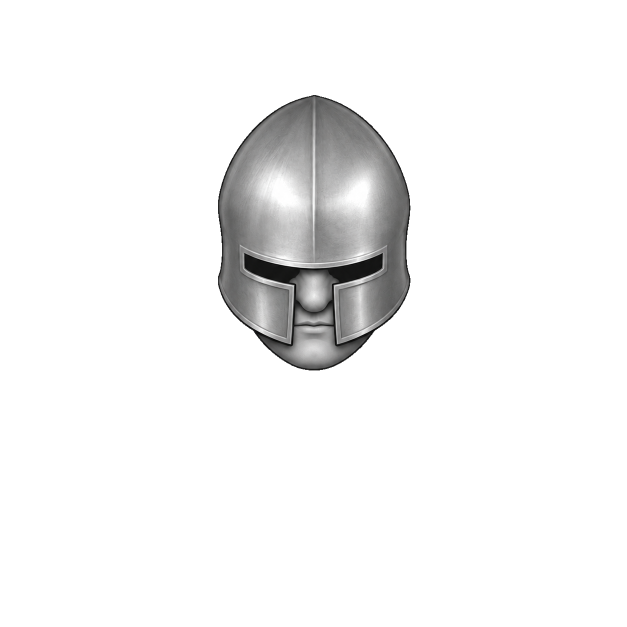
#> input picture kit-personnages/nain/tete/head_barbute_shaved_90.png, 1254 x 1254 px, given in place of body1.png, which was not available (shown at 1/2 size)
$ python full.py
#> lines starting #> are read from the running program, lines starting #| are printed output that depends on the picture; after the words box and inside, x2 and y2 are one past the last pixel; in counts of white or black regions, pixels touching at a corner belong together
### kit-personnages/outils/kit.py
# Masques affinés pour toutes les pièces + teinte
from PIL import Image,ImageFilter
import numpy as np
from scipy import ndimage as ndi
from skimage.segmentation import watershed
import seg
PAL={1:(255,128,0),2:(0,90,255),3:(0,210,70),5:(255,32,48),6:(255,217,0),4:(128,128,128)}   # 1 peau 2 cheveux 3 barbe 4 métal 5 tissu 6 cuir
def refine(n,er=2):
    im=np.array(Image.open(f'assets/{n}.png').convert('RGBA')).astype(float);al=im[...,3]>40
    i=np.array(Image.open(f'assets/{n}_id.png').convert('RGBA')).astype(int)
    lum=ndi.gaussian_filter(im[...,:3].mean(-1),0.8);mk=np.zeros(al.shape,int)
    for l,rgb in PAL.items():
        m=(np.abs(i[...,:3]-np.array(rgb)).sum(-1)<40)&al
        if m.any(): mk[ndi.binary_erosion(m,iterations=er)]=l
    return watershed(255-lum,mk,mask=al)
LAB={}
def labels(n):
    if n not in LAB: LAB[n]=np.load('head_fix_lab.npy') if n.startswith('head') else refine(n)
    return LAB[n]
G={1:.8,2:.75,3:.75,5:.75,6:.7}
HEAD=None                                   # (nom, couleurs en plus) : remplace la tête tressée par une autre tête de heads.py
def tint(n,cols):
    if n.startswith('head') and HEAD:
        import heads;return heads.tint(HEAD[0],{**{k:v for k,v in cols.items() if k in (1,2,3)},4:'#9aa0a6',**HEAD[1]})
    a=np.array(Image.open('assets/head_fix.png' if n.startswith('head') else f'assets/{n}.png').convert('RGBA')).astype(float);lab=labels(n)
    lum=(a[...,0]*.3+a[...,1]*.59+a[...,2]*.11)/255;out=a.copy()
    for l,col in cols.items():
        m=lab==l
        if not m.any(): continue
        w=np.array(Image.fromarray((m*255).astype('uint8')).filter(ImageFilter.GaussianBlur(0.7))).astype(float)/255
        if n.startswith('head') and l in (1,3):      # joues : la peau se fond dans les favoris, sans coupure nette
            w3=np.array(Image.fromarray((m*255).astype('uint8')).filter(ImageFilter.GaussianBlur(2.6))).astype(float)/255
            Y,X=np.mgrid[0:512,0:512];z=((X<216)|(X>296))&(Y>246)&(Y<282);zs=np.array(Image.fromarray((z*255).astype('uint8')).filter(ImageFilter.GaussianBlur(2))).astype(float)/255
            w=w*(1-zs)+w3*zs
        f=np.clip(lum/lum[m].mean()*G[l],0,1.35);C=np.array([int(col[j:j+2],16) for j in (1,3,5)],float)
        for j in range(3): out[...,j]=out[...,j]*(1-w)+np.clip(C[j]*f,0,255)*w
    o_=Image.fromarray(out.astype('uint8'))
    if n.startswith('head'):
        import heads;o_=heads.raise_(o_,heads.RAISE['fix'])      # règle de hauteur : sourcils sur la ligne des épaules
    return o_
ORDER=['boots_dwarf_90','arm_right_dwarf_relaxed_90','arm_left_dwarf_relaxed_90','body_dwarf_relaxed_90','head_dwarf_braided_90']
# [4 lines left out: function char, not called in this run]
# [6 lines that do not run on import are left out]

### kit-personnages/outils/full.py
import sys
from PIL import Image,ImageFilter
import numpy as np
from scipy import ndimage as ndi
from skimage.segmentation import watershed
import kit
def seg(path,seeds,r=9):
#> called with path = '../cc/body1.png', r = 9
    a=np.array(Image.open(path).convert('RGBA')).astype(float);al=a[...,3]>60;lum=a[...,:3].mean(-1)
#> after `al = a[..., 3] > 60`:
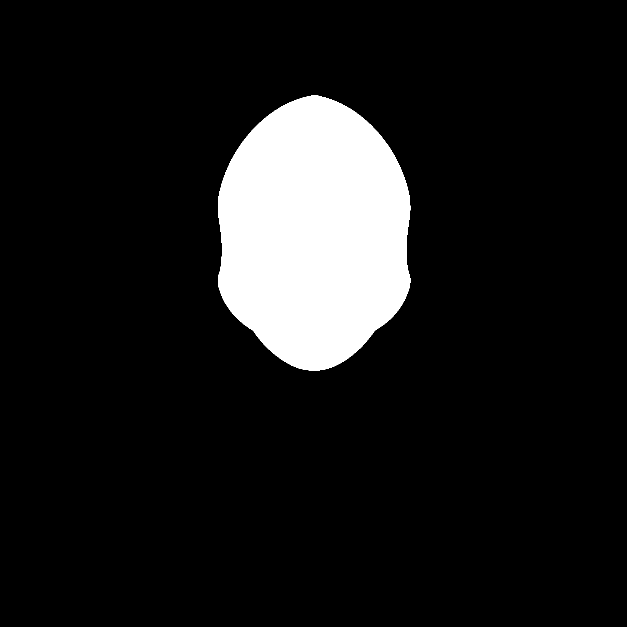
#> al: shape (1254, 1254) bool (shown at 1/2 size); 10.5% white; 1 white region, box (x1, y1, x2, y2) and area: (436, 190, 821, 741) 165151
    mk=np.zeros(al.shape,int);yy,xx=np.mgrid[0:al.shape[0],0:al.shape[1]]
    for l,pts in seeds.items():
        for x,y in pts: mk[(xx-x)**2+(yy-y)**2<r*r]=l
    mk[~al]=0;return a,watershed(255-ndi.gaussian_filter(lum,1.2),mk,mask=al)
G={1:.8,5:.72,7:.6}
def tint(a,lab,cols):
    lum=(a[...,0]*.3+a[...,1]*.59+a[...,2]*.11)/255;out=a.copy()
    for l,col in cols.items():
        m=lab==l
        if not m.any(): continue
        w=np.array(Image.fromarray((m*255).astype('uint8')).filter(ImageFilter.GaussianBlur(1.2))).astype(float)/255
        f=np.clip(lum/lum[m].mean()*G[l],0,1.4);C=np.array([int(col[j:j+2],16) for j in (1,3,5)],float)
        for j in range(3): out[...,j]=out[...,j]*(1-w)+np.clip(C[j]*f,0,255)*w
    return Image.fromarray(out.astype('uint8'))
SEED1={1:[(215,840),(1040,840),(180,860),(1075,860)],
 4:[(180,750),(1075,760),(130,740),(1120,745),(230,765),(1020,770),(622,925),(622,960),(622,1030)],
 5:[(300,600),(950,600),(450,500),(800,500),(400,900),(850,900),(350,1000),(900,1000),(450,300),(800,300),(620,1165),(250,500),(1000,500),(500,1100),(750,1100),(420,620),(830,620),(620,210)],
 7:[(620,500),(620,700),(560,330),(690,330),(600,820),(650,820),(620,1100)]}
def place(img,s,neck,tgt=(256,229)):
    w,h=img.size;im=img.resize((round(w*s),round(h*s)),Image.LANCZOS);o=Image.new('RGBA',(512,512));o.paste(im,(round(tgt[0]-neck[0]*s),round(tgt[1]-neck[1]*s)));return o
def char(body,cols,bdy=0):
    c=Image.new('RGBA',(512,512));b=kit.tint('boots_dwarf_90',cols);t=Image.new('RGBA',(512,512));t.paste(b,(0,bdy));c.alpha_composite(t)
    c.alpha_composite(body);c.alpha_composite(kit.tint('head_dwarf_braided_90',cols));return c
if __name__=='__main__':
    a,lab=seg('../cc/body1.png',SEED1)
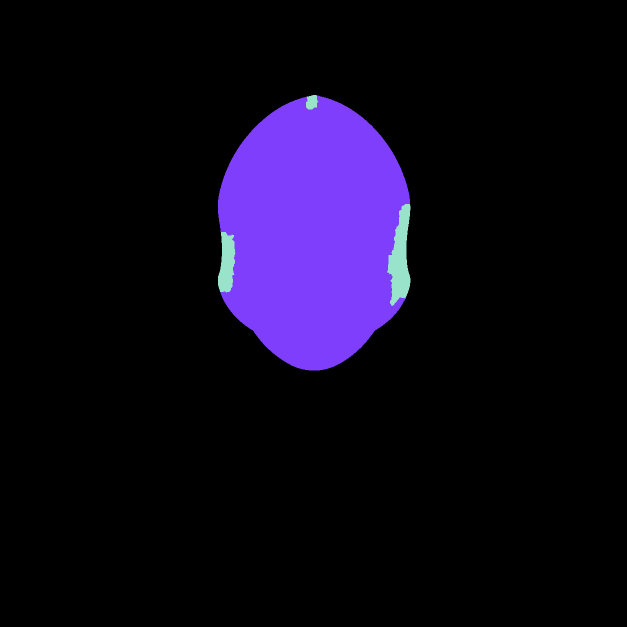
#> lab: shape (1254, 1254) int64 (shown at 1/2 size); 3 distinct labels, from 0 to 7; one colour per label, 0 black
    V=[('#2f6a34','#c98f6a','#8a4a22','#3a2e26'),('#2d4a7a','#8a5a3c','#b9b3aa','#5a4632')]
    O=Image.new('RGBA',(512*4,512),(140,105,70,255))
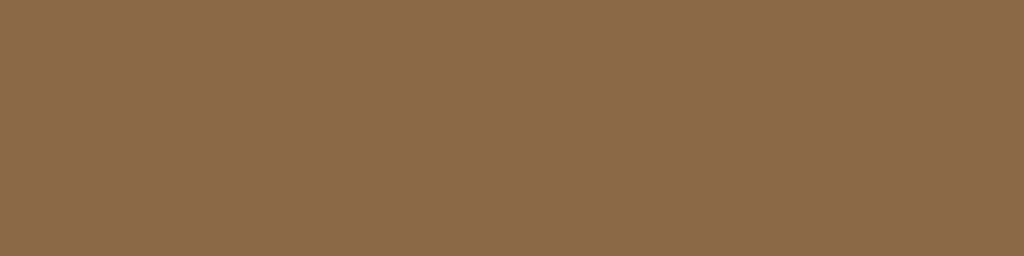
#> O: PIL image 2048x512 RGBA (shown at 1/2 size); mean R, G, B, A 140, 105, 70, 255
    for i,(s,ny,bd) in enumerate([(0.25,330,0),(0.27,330,10),(0.27,360,0),(0.29,360,14)]):
        cl,sk,hr,inn=V[i%2];cols={5:cl,1:sk,2:hr,3:hr,6:'#3a2a1c'}
        body=place(tint(a,lab,{5:cl,1:sk,7:inn}),s,(625,ny));O.alpha_composite(char(body,cols,bd),(i*512,0))
#> the loop in tint, `for l,col in cols.items():` made 3 passes
#> (l, col, C) on passes 1, 3: (5, '#2f6a34', [47, 106, 52]), (7, '#3a2e26', [58, 46, 38])
#> (l, col) on pass 2: (1, '#c98f6a')
#> pass 1, in tint, `f = np.clip(lum / lum[m].mean() * G[l], 0, 1.4)`:
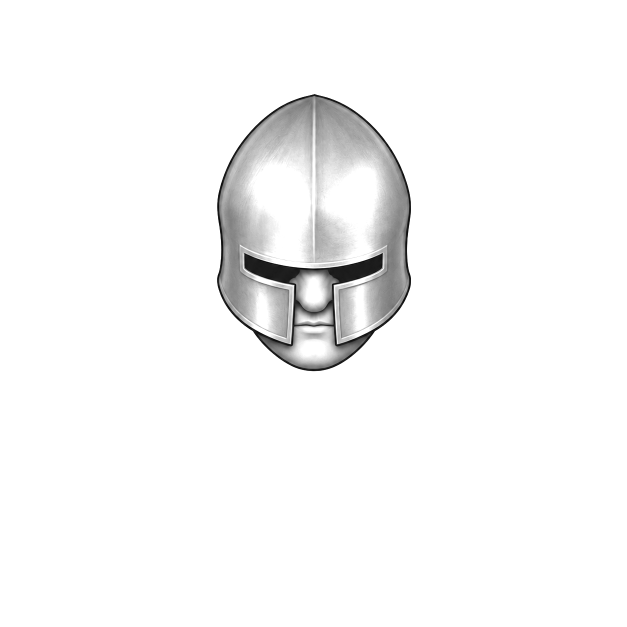
#> f: shape (1254, 1254) float64 (shown at 1/2 size); min 0, max 1.4, mean 1.36; drawn with min black and max white
#> after the loop in tint, `for l,col in cols.items():`:
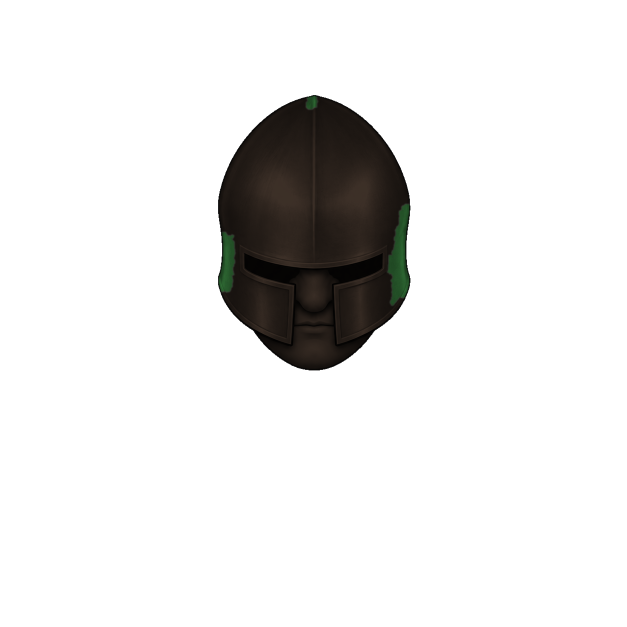
#> out: shape (1254, 1254, 4) float64 (shown at 1/2 size); mean R, G, B, A 230.7, 230.1, 229.5, 26.7; transparent parts drawn white
#> in place, `w, h = img.size`: w = 1254
#> in place, `o = Image.new('RGBA', (512, 512))`: o: PIL image 512x512 RGBA; every value is 0
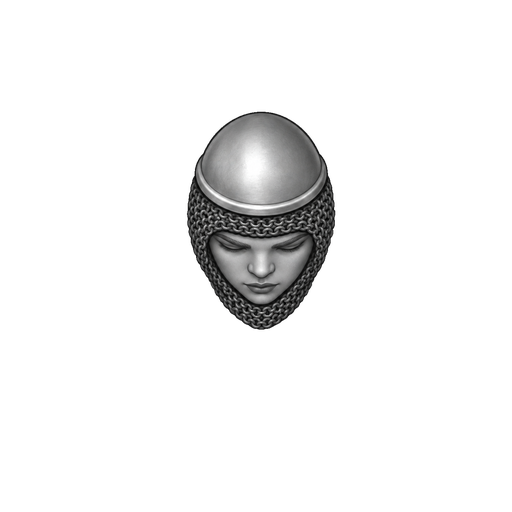
#> input picture kit-personnages/nain/tete/head_coif_femme.png, 512 x 512 px, given in place of boots_dwarf_90.png, which was not available
#> in refine, `al = im[..., 3] > 40`: al: shape (512, 512) bool; 9.3% white; 1 white region, box (x1, y1, x2, y2) and area: (187, 111, 336, 330) 24275
#> after the loop in refine, `for l,rgb in PAL.items():`: m: shape (512, 512) bool; 1.5% white; 333 white regions (320 under 20 px), largest, box (x1, y1, x2, y2) and area: (202, 115, 306, 202) 2023, (215, 244, 307, 303) 542, (296, 188, 317, 207) 86
#> after the loop in refine, `for l,rgb in PAL.items():`: mk: shape (512, 512) int64; values 0 (black) and 4 (white), 0.44% white; 18 white regions (14 under 20 px), largest, box (x1, y1, x2, y2) and area: (207, 117, 302, 199) 913, (210, 167, 234, 197) 134, (273, 283, 286, 296) 27, (237, 284, 249, 295) 26
#> in tint, o_ is the input picture: PIL image 512x512 RGBA; mean R, G, B, A 10.4, 10.4, 10.4, 23.4
#> call 2 of tint, with n = 'head_dwarf_braided_90'
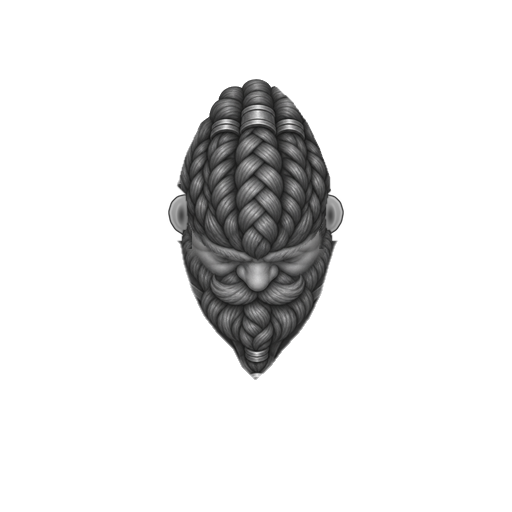
#> input picture kit-personnages/nain/tete/head_fix.png, 512 x 512 px, found by its file name
#> (the run stopped early here; a loop or call above may not have finished)
